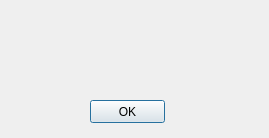
<?xml version="1.0" encoding="UTF-8"?>
<ui version="4.0">
 <class>Dialog</class>
 <widget class="QDialog" name="Dialog">
  <property name="geometry">
   <rect>
    <x>0</x>
    <y>0</y>
    <width>269</width>
    <height>138</height>
   </rect>
  </property>
  <property name="windowTitle">
   <string>訊息</string>
  </property>
  <widget class="QLabel" name="label_2">
   <property name="geometry">
    <rect>
     <x>20</x>
     <y>10</y>
     <width>231</width>
     <height>91</height>
    </rect>
   </property>
   <property name="text">
    <string>&lt;html&gt;&lt;head/&gt;&lt;body&gt;&lt;p align=&quot;center&quot;&gt;&lt;br/&gt;&lt;/p&gt;&lt;/body&gt;&lt;/html&gt;</string>
   </property>
   <property name="alignment">
    <set>Qt::AlignCenter</set>
   </property>
  </widget>
  <widget class="QPushButton" name="pushButton">
   <property name="geometry">
    <rect>
     <x>90</x>
     <y>100</y>
     <width>75</width>
     <height>23</height>
    </rect>
   </property>
   <property name="text">
    <string>OK</string>
   </property>
  </widget>
 </widget>
 <resources/>
 <connections/>
</ui>
